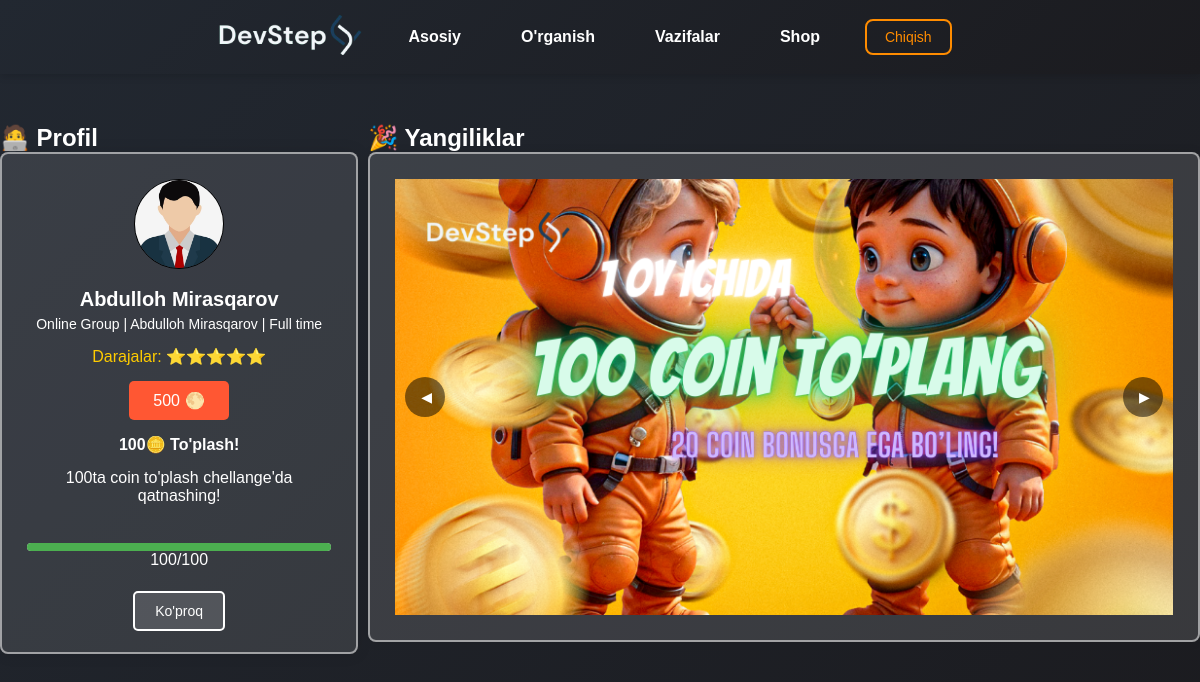
/main/ (signed in), run on an earlier commit of the app's database.
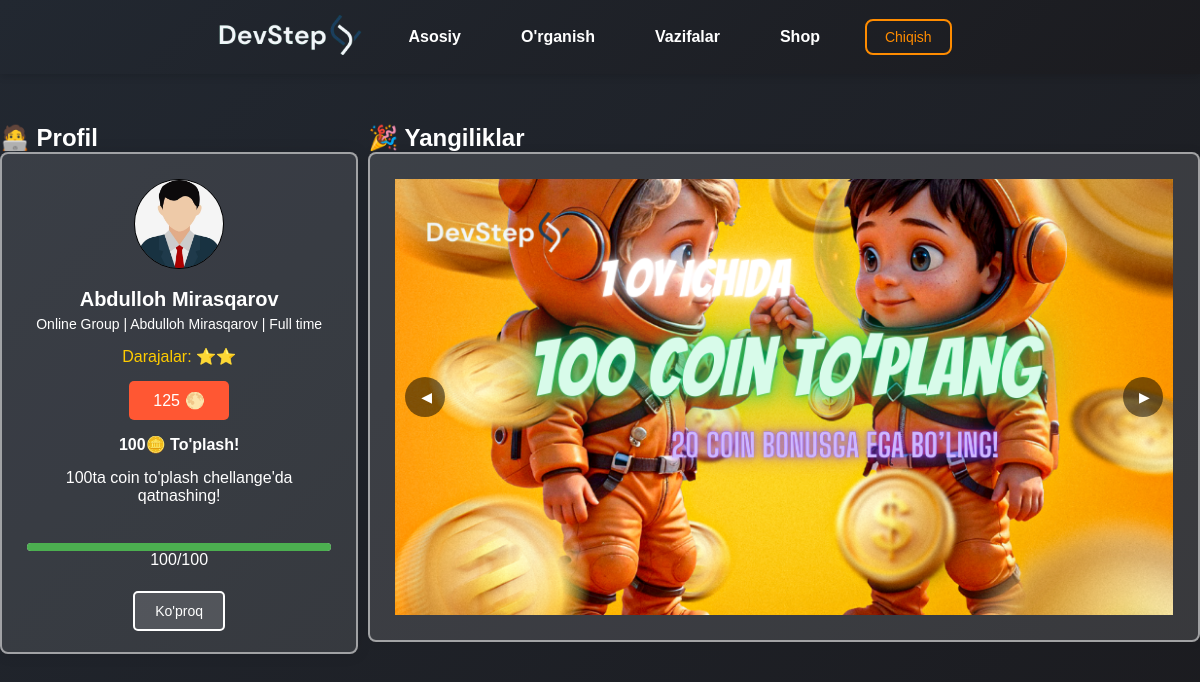
And on a later commit of the database.
### accounts/models.py (models this page shows, shortened)
class User(models.Model):
    name = models.CharField(max_length=100)
    modme_id = models.CharField(max_length=50, unique=True)
    password = models.CharField(max_length=128)
    level = models.IntegerField(default=1)
    last_visit = models.DateField(default=0)
    total_coins = models.IntegerField(default=0)
    coins_today = models.IntegerField(default=0)
    telegram_bot_register = models.IntegerField()
    is_admin = models.BooleanField(default=False)
    payment_status = models.CharField(max_length=10, choices=[('paid', 'To‘langan'), ('unpaid', 'To‘lanmagan')], default='unpaid')
    last_payment_date = models.DateTimeField(null=True, blank=True)
    group = models.ForeignKey(Group, on_delete=models.CASCADE, related_name='groups', null=True, blank=True)

class Group(models.Model):
    name = models.CharField(max_length=100)
    time = models.CharField(max_length=30)
    teacher = models.CharField(max_length=100)

### accounts/views.py (the view)
# urls.py: path('main/', main_view, name='main'),
def main_view(request):
    user_id = request.session.get('user_id')  # Sessiyadan foydalanuvchi ID ni olish
    if not user_id:
        return redirect('login')  # Foydalanuvchi sessiyasiz bo'lsa, login sahifasiga qaytarish
    user = User.objects.filter(id=user_id).first()
    if not user:
        request.session.flush()  # Agar user topilmasa, sessiyani o'chirish
        return redirect('login')
    if user.total_coins < 100:
        user.level = 1
    elif user.total_coins < 200:
        user.level = 2
    elif user.total_coins < 300:
        user.level = 3
    elif user.total_coins < 400:
        user.level = 4
    elif user.total_coins < 500:
        user.level = 5
    context = {
        'images': NewsImage.objects.all(),
        'user': user,
    }
    return render(request, 'index.html', context)

### templates/index.html (shortened to what this page needs)
{% load static %}
<!DOCTYPE html>
<html lang="en">
<head>
    <link rel="stylesheet" href="{% static 'css/style.css' %}">
</head>
<body>
    <header class="header">
        <div class="header-content">
            <a href="{% url 'main' %}" class="logo">
                <img src="{% static 'img/logo.svg' %}" alt="DevStep Logo">
            </a>
            <nav class="header-nav">
                <a href="{% url 'main' %}">Asosiy</a>
                <a href="{% url 'videos' %}">O'rganish</a>
                <a href="{% url 'direction_list' %}">Vazifalar</a>
                <a href="{% url 'shop' %}">Shop</a>
            </nav>
            <a href="{% url 'logout' %}" class="post-button">Chiqish</a>
        </div>
    </header>
    <div class="container">
        <div class="father-div">
            <aside class="profile-section">
                <h2>🧑‍💻 Profil</h2>
                <div class="profile-card">
                    <img src="../static/img/user.jpg" alt="Profile Image" class="profile-image">
                    <div class="profile-details">
                        <h3 class="profile-name">{{ user.name }}</h3>
                        <p class="profile-info">{{ user.group.name }} | {{ user.group.teacher }} | {{ user.group.time }}
                        </p>
                    </div>
                    {% if user.level == 1 %}
                    <div class="levels">Darajalar: ⭐</div>
                    {% elif user.level == 2 %}
                    <div class="levels">Darajalar: ⭐⭐</div>
                    {% elif user.level == 3 %}
                    <div class="levels">Darajalar: ⭐⭐⭐</div>
                    {% elif user.level == 4 %}
                    <div class="levels">Darajalar: ⭐⭐⭐⭐</div>
                    {% elif user.level == 5 %}
                    <div class="levels">Darajalar: ⭐⭐⭐⭐⭐</div>
                    {% endif %}
                    <div class="stats">
                        <div class="stat-item">{{ user.total_coins }}<span class="icon">🌕</span></div>
                    </div>
                    <div class="attendance">
                        <h3>100🪙 To'plash!</h3>
                        <p>100ta coin to'plash chellange'da qatnashing!</p><br>
                        <div class="progress-bar">
                            {% if user.total_coins < 100 %} <div class="progress-fill"
                                style="width: {{ user.total_coins }}%;">
                        </div>
                        <p>{{ user.total_coins }}/100</p><br>
                        {% else %}
                        <div class="progress-fill" style="width: 100%;"></div>
                        <p>100/100</p><br>
                        {% endif %}
                    </div>
                </div>
                <button class="more">Ko'proq</button>
        </div>
        </aside>
        <main class="main-section">
            <h2>🎉 Yangiliklar</h2>
            <section class="news-section">
                <div class="slider">
                    <div class="slides">
                        {% for image in images %}
                        <div class="slide">
                            <img src="{{ image.photo.url }}" alt="{{ image.title }}">
                        </div>
                        {% endfor %}
                    </div>
                    <button class="prev-btn">◀</button>
                    <button class="next-btn">▶</button>
                </div>
            </section>
        </main>
    </div>
    </div>
</body>
</html>

What changed in the data, as far as the page shows it:
changed User "Abdulloh Mirasqarov": total_coins "500" → "125"
Also different on the page:
text no longer shown: "Darajalar: ⭐⭐⭐⭐⭐"
text now shown: "Darajalar: ⭐⭐"
